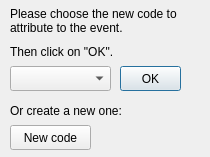
<?xml version="1.0" encoding="UTF-8"?>
<ui version="4.0">
 <class>RecodeCurrentEventDialog</class>
 <widget class="QDialog" name="RecodeCurrentEventDialog">
  <property name="geometry">
   <rect>
    <x>0</x>
    <y>0</y>
    <width>210</width>
    <height>157</height>
   </rect>
  </property>
  <property name="windowTitle">
   <string>Dialog</string>
  </property>
  <widget class="QLabel" name="dialogLabel">
   <property name="geometry">
    <rect>
     <x>10</x>
     <y>0</y>
     <width>191</width>
     <height>41</height>
    </rect>
   </property>
   <property name="text">
    <string>Please choose the new code to attribute to the event.</string>
   </property>
   <property name="wordWrap">
    <bool>true</bool>
   </property>
  </widget>
  <widget class="QPushButton" name="okPushButton">
   <property name="geometry">
    <rect>
     <x>120</x>
     <y>66</y>
     <width>61</width>
     <height>25</height>
    </rect>
   </property>
   <property name="text">
    <string>OK</string>
   </property>
  </widget>
  <widget class="QComboBox" name="eventListComboBox">
   <property name="geometry">
    <rect>
     <x>10</x>
     <y>66</y>
     <width>101</width>
     <height>25</height>
    </rect>
   </property>
  </widget>
  <widget class="QLabel" name="dialogLabel_2">
   <property name="geometry">
    <rect>
     <x>10</x>
     <y>100</y>
     <width>151</width>
     <height>21</height>
    </rect>
   </property>
   <property name="text">
    <string>Or create a new one:</string>
   </property>
  </widget>
  <widget class="QPushButton" name="newCodePushButton">
   <property name="geometry">
    <rect>
     <x>10</x>
     <y>125</y>
     <width>81</width>
     <height>25</height>
    </rect>
   </property>
   <property name="text">
    <string>New code</string>
   </property>
  </widget>
  <widget class="QLabel" name="dialogLabel_3">
   <property name="geometry">
    <rect>
     <x>10</x>
     <y>43</y>
     <width>129</width>
     <height>17</height>
    </rect>
   </property>
   <property name="text">
    <string>Then click on &quot;OK&quot;.</string>
   </property>
  </widget>
 </widget>
 <resources/>
 <connections/>
</ui>
